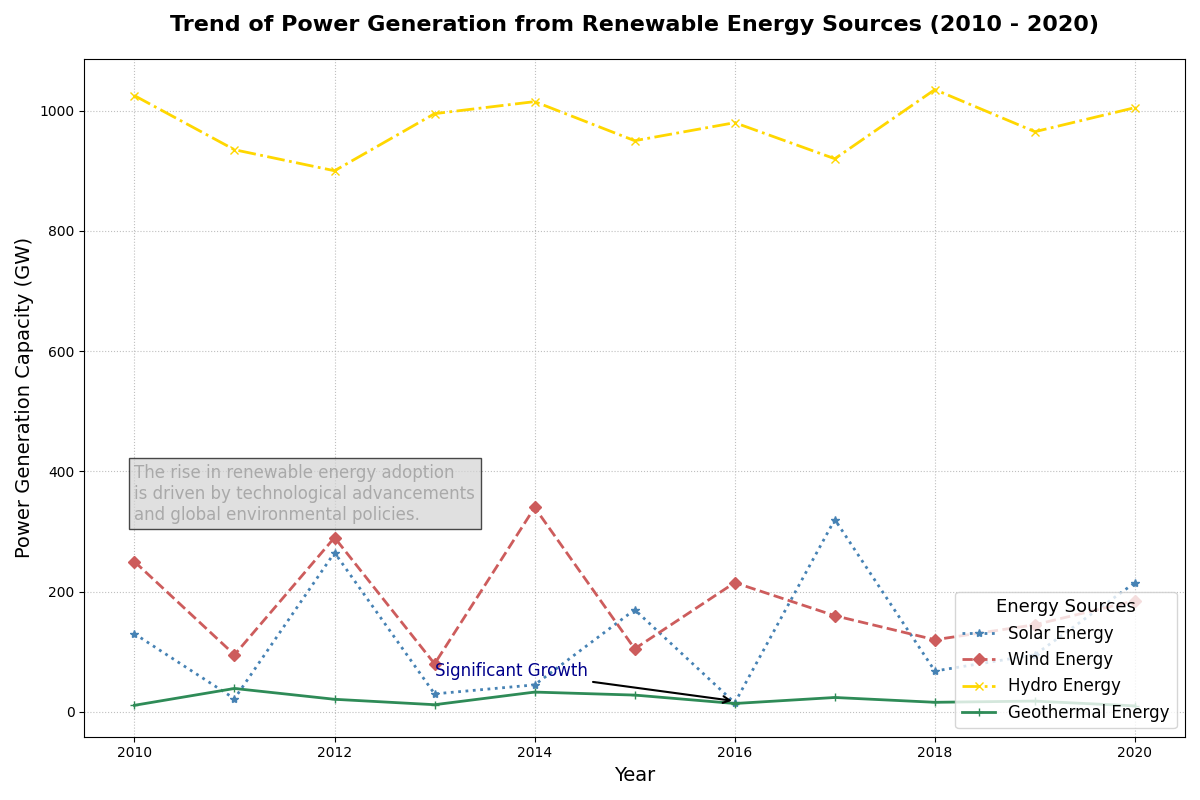

Python code for this plot:
import matplotlib.pyplot as plt
import numpy as np

years = np.arange(2010, 2021)
solar_energy = [130, 22, 265, 30, 45, 170, 15, 320, 68, 95, 215]
wind_energy = [250, 95, 290, 80, 340, 105, 215, 160, 120, 145, 185]
hydro_energy = [1025, 935, 900, 995, 1015, 950, 980, 920, 1035, 965, 1005]
geothermal_energy = [11, 39, 21, 12, 33, 28, 14, 24, 16, 18, 10]

fig, ax = plt.subplots(figsize=(12, 8))

ax.plot(years, solar_energy, marker='*', linestyle=':', color='#4682B4', linewidth=2, label='Solar Energy')
ax.plot(years, wind_energy, marker='D', linestyle='--', color='#CD5C5C', linewidth=2, label='Wind Energy')
ax.plot(years, hydro_energy, marker='x', linestyle='-.', color='#FFD700', linewidth=2, label='Hydro Energy')
ax.plot(years, geothermal_energy, marker='+', linestyle='-', color='#2E8B57', linewidth=2, label='Geothermal Energy')

plt.title('Trend of Power Generation from Renewable Energy Sources (2010 - 2020)', fontsize=16, fontweight='bold', pad=20)
plt.xlabel('Year', fontsize=14)
plt.ylabel('Power Generation Capacity (GW)', fontsize=14)
plt.grid(True, linestyle=':', alpha=0.8)
plt.legend(title='Energy Sources', title_fontsize='13', fontsize='12', loc='lower right')

ax.annotate('Significant Growth', xy=(2016, 18), xytext=(2013, 60), 
             arrowprops=dict(facecolor='grey', arrowstyle='->', lw=1.5), fontsize=12, color='darkblue')

plt.text(2010, 320, "The rise in renewable energy adoption\nis driven by technological advancements\nand global environmental policies.", 
         fontsize=12, color='darkgrey', bbox=dict(facecolor='lightgrey', alpha=0.7))

plt.tight_layout()
plt.show()
